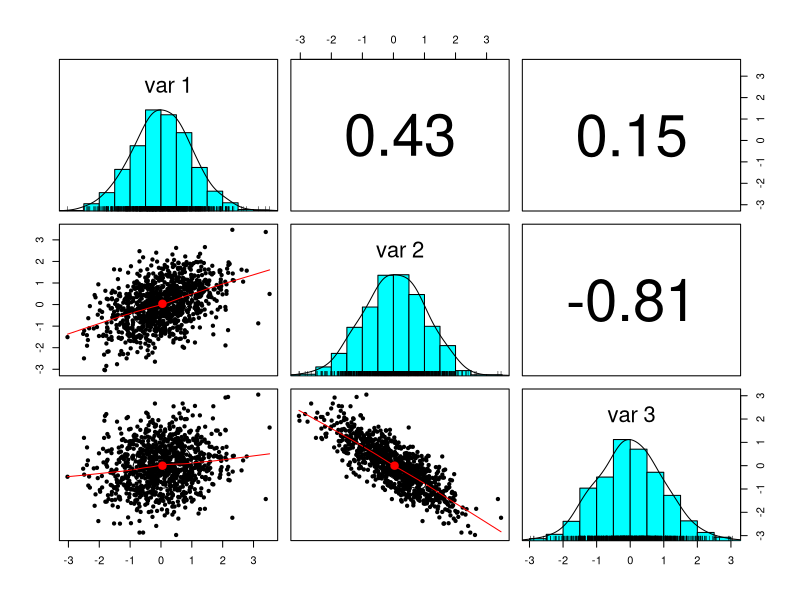
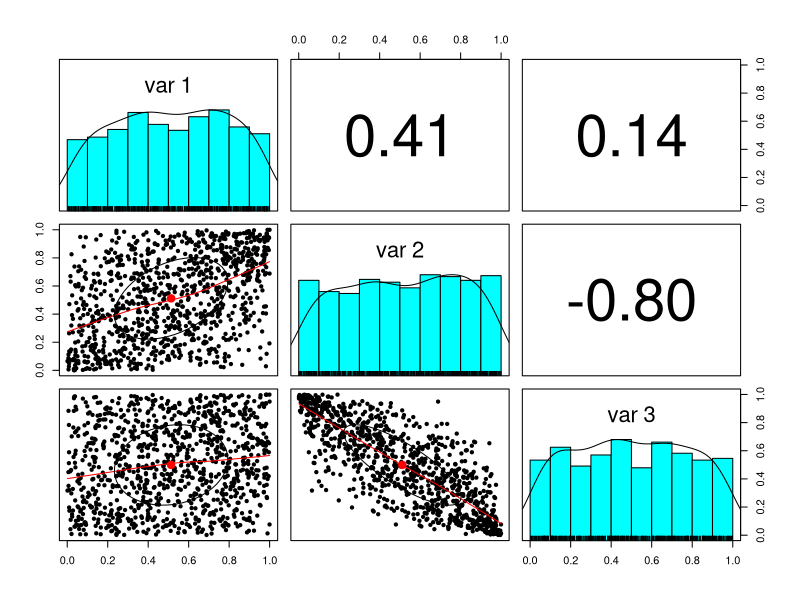
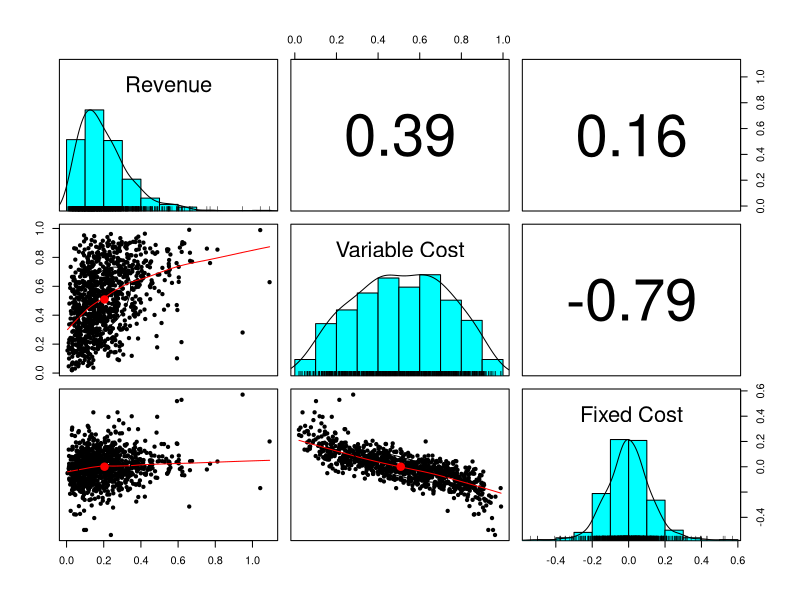
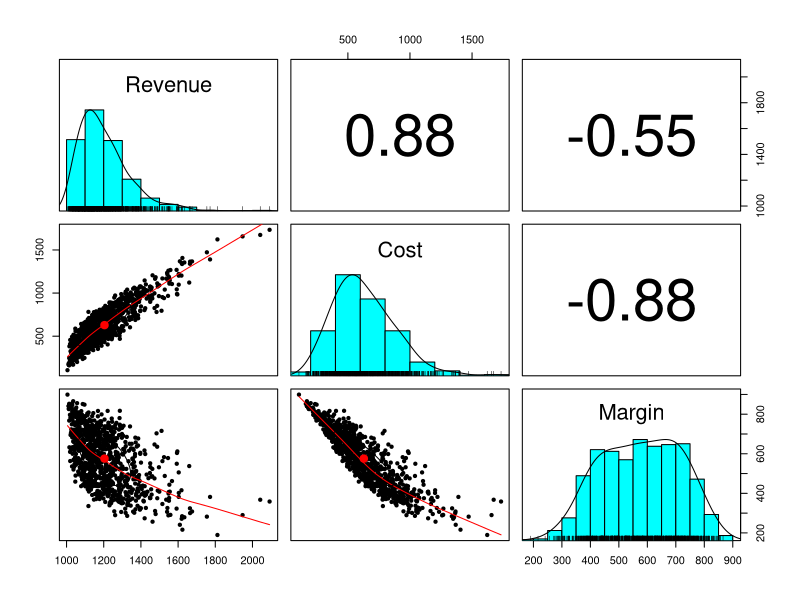
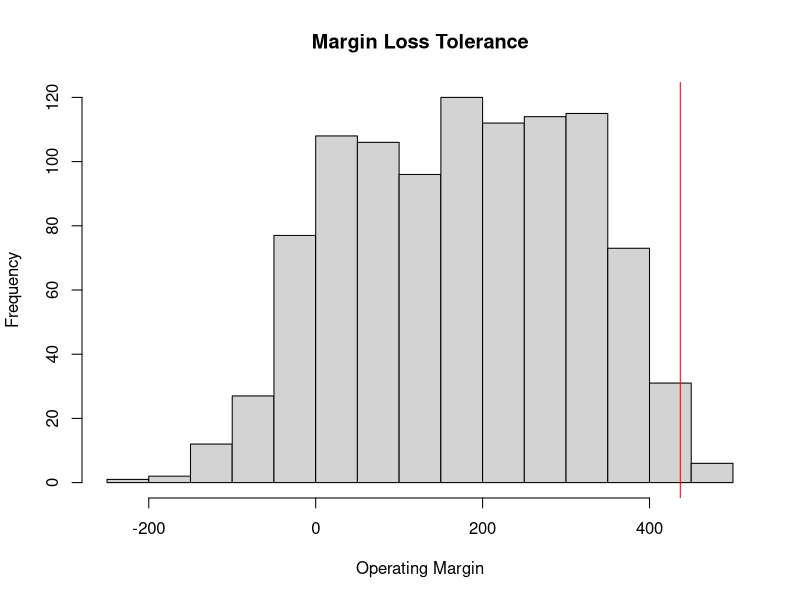
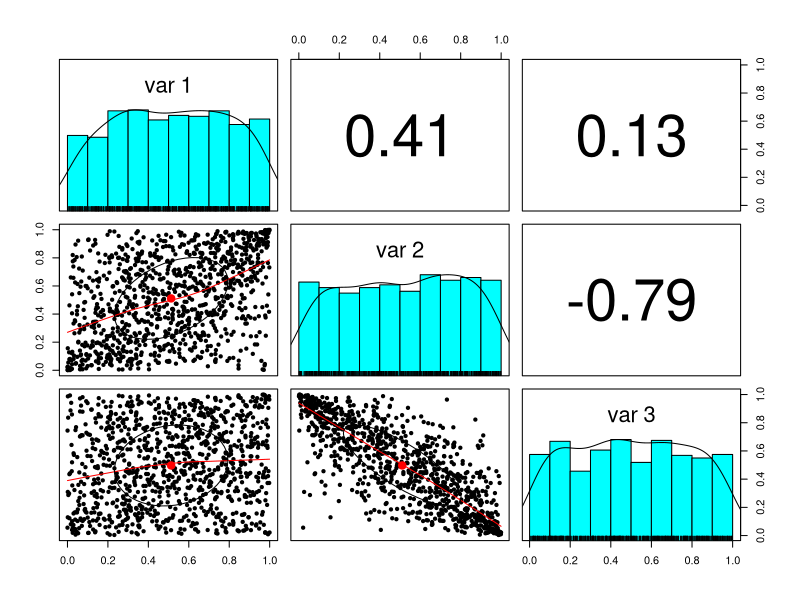
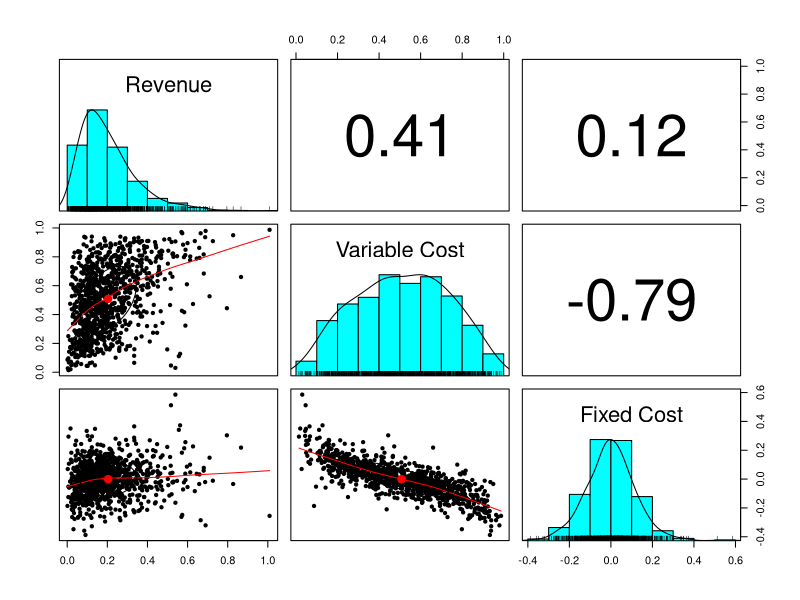
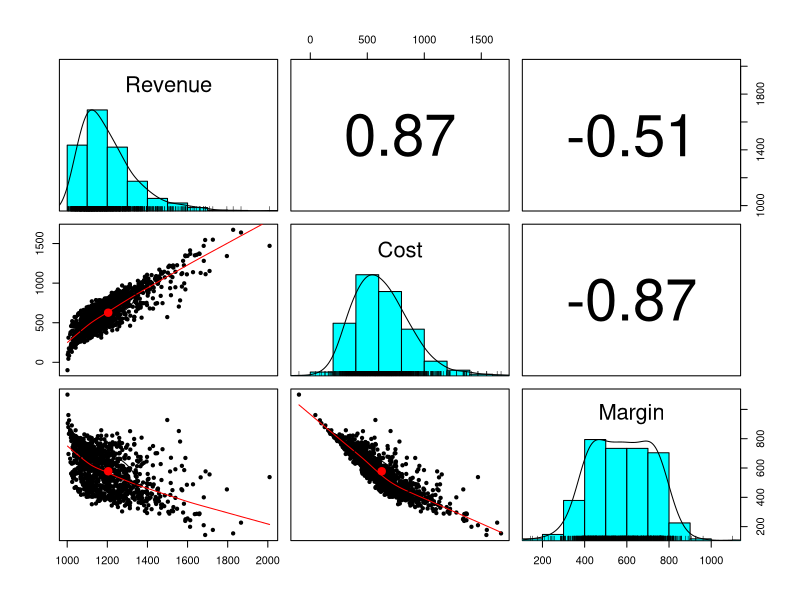

The R source for these figures, in order:
## ---- chunk 1
library(mvtnorm)
set.seed(1016)
n.risks <- 3 # Number of risk factors
m <- n.risks
n.sim <- 1000
sigma <- matrix(c(1, 0.4, 0.2,
                  0.4, 1, -0.8,
                  0.2, -0.8, 1), 
                nrow=3)
z <- rmvnorm(n.sim, mean=rep(0, nrow(sigma)),sigma = sigma, method = "svd") 
## ---- chunk 2

## ---- chunk 3
library(psych)
cor(z,method='spearman') # Textbook calculation
cor(z,method="pearson") # Rank order calculation
## ---- chunk 4
pairs.panels(z)
## ---- chunk 5
require(psych)
u <- pnorm(z)
pairs.panels(u)
## ---- chunk 6
x1 <- qgamma(u[,1],shape=2,scale=1)
x2 <- qbeta(u[,2],2,2)
x3 <- qt(u[,3],df=5)
# plot3d(x1,x2,x3,pch=20,col='blue') 
## ---- chunk 7

## ---- chunk 8
factors.df <- cbind(x1/10,x2,x3/10)
colnames(factors.df) <- c("Revenue", "Variable Cost", "Fixed Cost")
pairs.panels(factors.df)
# cor(df,meth='spearman')
## ---- chunk 9
revenue <- 1000*(1+factors.df[,1])
variable.cost <- revenue * factors.df[,2]
fixed.cost <- revenue * factors.df[,3]
total.cost  <- variable.cost + fixed.cost
operating.margin  <- revenue - variable.cost - fixed.cost
analysis  <- cbind(revenue,total.cost,operating.margin)
colnames(analysis) <- c("Revenue", "Cost", "Margin")
## ---- chunk 10
pairs.panels(analysis)
## ---- chunk 11
## Simple Value at Risk
expected.margin <- 400
# Center margin loss on expected margin
loss.rf <- -(expected.margin - operating.margin) # Assign metric of interest to reusable code
summary(loss.rf) # Always review a key variable's content
alpha.tolerance <- .99 # Very intolerant!
# Remember that putting a variable assignment in parentheses also prints the result
(VaR.hat <- quantile(loss.rf, probs=alpha.tolerance, names=FALSE))
## Just as simple Expected shortfall
(ES.hat <- mean(loss.rf[loss.rf > VaR.hat]))
## ---- chunk 12
hist(loss.rf, xlab = "Operating Margin", ylab = "Frequency", main = "Margin Loss Tolerance")
abline(v = VaR.hat, col = "red")
## ---- chunk 13
library(mvtnorm)
library(psych)
set.seed(1016) # Freezes the random seed to reproduce results exactly
n.risks <- 3 # Number of risk factors
m <- n.risks
n.sim <- 1000
sigma <- matrix(c(1, 0.4, 0.2,
                  0.4, 1, -0.8,
                  0.2, -0.8, 1), 
                nrow = m)
z <- rmvt(n.sim, delta = rep(0, nrow(sigma)),sigma = sigma, df = 6, type = "shifted")
## ---- chunk 14
u <- pt(z, df = 6)
pairs.panels(u)
## ---- chunk 15

## ---- chunk 16
x1 <- qgamma(u[,1],shape=2,scale=1)
x2 <- qbeta(u[,2],2,2)
x3 <- qt(u[,3],df=6)
# plot3d(x1,x2,x3,pch=20,col='blue') 
## ---- chunk 17
factors.df <- cbind(x1/10,x2,x3/10)
colnames(factors.df) <- c("Revenue", "Variable Cost", "Fixed Cost")
pairs.panels(factors.df)
# cor(df,meth='spearman')
## ---- chunk 18
revenue <- 1000*(1+factors.df[,1])
variable.cost <- revenue * factors.df[,2]
fixed.cost <- revenue * factors.df[,3]
total.cost  <- variable.cost + fixed.cost
operating.margin  <- revenue - variable.cost - fixed.cost
analysis.t  <- cbind(revenue,total.cost,operating.margin)
colnames(analysis.t) <- c("Revenue", "Cost", "Margin")
## ---- chunk 19
pairs.panels(analysis.t)
